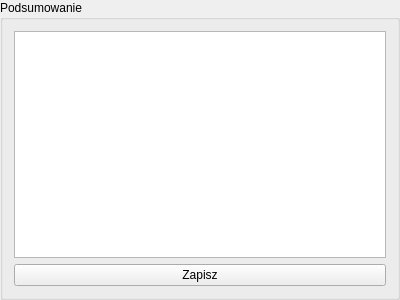
<?xml version="1.0" encoding="UTF-8"?>
<ui version="4.0">
 <class>SummaryGroupBox</class>
 <widget class="QGroupBox" name="SummaryGroupBox">
  <property name="geometry">
   <rect>
    <x>0</x>
    <y>0</y>
    <width>400</width>
    <height>300</height>
   </rect>
  </property>
  <property name="windowTitle">
   <string>GroupBox</string>
  </property>
  <property name="title">
   <string>Podsumowanie</string>
  </property>
  <layout class="QGridLayout" name="gridLayout">
   <item row="0" column="0">
    <widget class="QTableView" name="summaryTableView"/>
   </item>
   <item row="1" column="0">
    <widget class="QPushButton" name="summarySaveButton">
     <property name="text">
      <string>Zapisz</string>
     </property>
    </widget>
   </item>
  </layout>
 </widget>
 <resources/>
 <connections/>
</ui>
